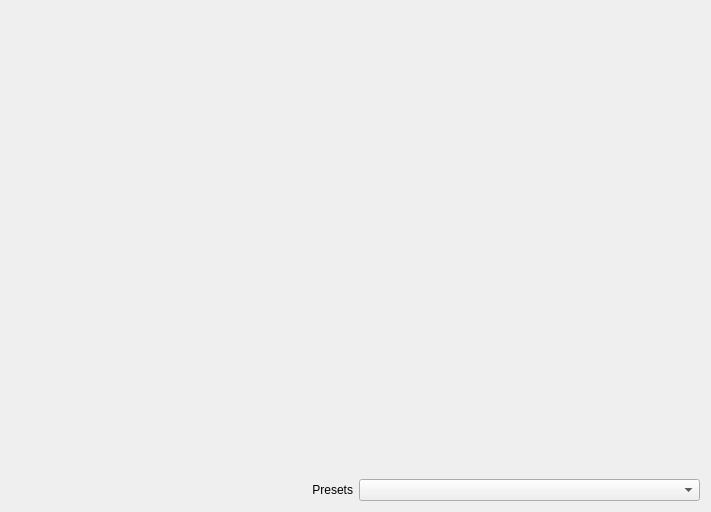
<?xml version="1.0" encoding="UTF-8"?>
<ui version="4.0">
 <class>Form</class>
 <widget class="QWidget" name="Form">
  <property name="geometry">
   <rect>
    <x>0</x>
    <y>0</y>
    <width>711</width>
    <height>512</height>
   </rect>
  </property>
  <property name="windowTitle">
   <string>Form</string>
  </property>
  <layout class="QGridLayout" name="gridLayout">
   <item row="0" column="0" colspan="2">
    <widget class="Canvas" name="canvas" native="true"/>
   </item>
   <item row="1" column="0" colspan="2">
    <widget class="Gradient" name="gradient" native="true">
     <property name="maximumSize">
      <size>
       <width>16777215</width>
       <height>50</height>
      </size>
     </property>
    </widget>
   </item>
   <item row="2" column="0">
    <widget class="QLabel" name="label">
     <property name="maximumSize">
      <size>
       <width>16777215</width>
       <height>20</height>
      </size>
     </property>
     <property name="text">
      <string>Presets</string>
     </property>
     <property name="alignment">
      <set>Qt::AlignRight|Qt::AlignTrailing|Qt::AlignVCenter</set>
     </property>
    </widget>
   </item>
   <item row="2" column="1">
    <widget class="QComboBox" name="presetCombo"/>
   </item>
  </layout>
 </widget>
 <customwidgets>
  <customwidget>
   <class>Canvas</class>
   <extends>QWidget</extends>
   <header>pcot.ui.canvas</header>
   <container>1</container>
  </customwidget>
  <customwidget>
   <class>Gradient</class>
   <extends>QWidget</extends>
   <header>pcot.ui.gradient</header>
   <container>1</container>
  </customwidget>
 </customwidgets>
 <resources/>
 <connections/>
</ui>
